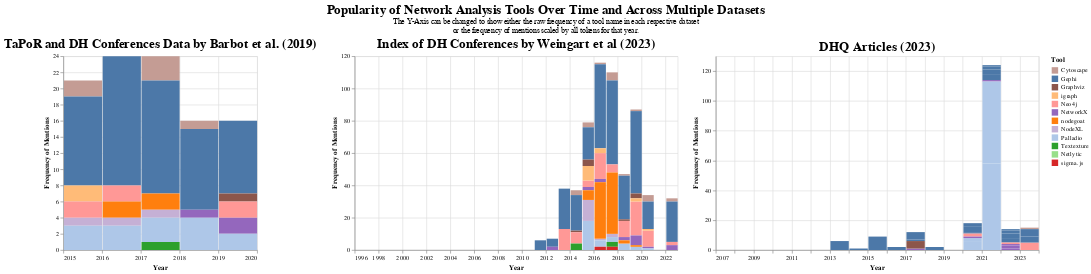

Write a Vega-Lite specification for this figure.
### Vega-Lite specification from a JSON file in a GitHub repository (floating-point values rounded to 4 significant figures; data arrays with more than 128 entries replaced by an {"elided": "..."} marker saying what was removed)
{"config": {"view": {"continuousWidth": 300, "continuousHeight": 300}, "axis": {"labelFont": "Garamond", "titleFont": "Garamond"}, "legend": {"labelFont": "Garamond", "titleFont": "Garamond"}, "title": {"anchor": "middle", "font": "Garamond", "fontSize": 20}}, "hconcat": [{"data": {"name": "data-029a10372f3f93d583f66428a45b5f0a"}, "mark": {"type": "bar"}, "encoding": {"color": {"field": "tools", "legend": {"title": "Tool"}, "scale": {"domain": ["Cytoscape", "Gephi", "Graphviz", "igraph", "Neo4j", "NetworkX", "nodegoat", "NodeXL", "Palladio", "Textexture", "Netlytic", "sigma.js"], "range": ["#c49c94", "#4c78a8", "#8c564b", "#ffbb78", "#ff9896", "#9467bd", "#ff7f0e", "#c5b0d5", "#aec7e8", "#2ca02c", "#98df8a", "#d62728"]}, "type": "nominal"}, "opacity": {"condition": {"param": "param_19", "value": 1}, "value": 0.2}, "tooltip": [{"field": "tools", "title": "Tool", "type": "nominal"}, {"field": "Raw Frequency of Mentions", "type": "quantitative"}, {"field": "date", "format": "%Y", "title": "Date", "type": "temporal"}, {"field": "Frequency of Mentions Scaled by Total Tokens", "format": ".2f", "title": "Frequency of Mentions Scaled by Total Tokens (Percentage)", "type": "quantitative"}, {"field": "total_tokens", "title": "Total Tokens", "type": "quantitative"}], "x": {"axis": {"title": "Year"}, "field": "date", "timeUnit": "year", "type": "temporal"}, "y": {"axis": {"title": "Frequency of Mentions"}, "field": "y", "type": "quantitative"}}, "name": "view_19", "title": "TaPoR and DH Conferences Data by Barbot et al. (2019)", "transform": [{"calculate": "datum[param_18]", "as": "y"}], "width": 300}, {"data": {"name": "data-31a97f99bffec104207bfc7185f222e3"}, "mark": {"type": "bar"}, "encoding": {"color": {"field": "tools", "legend": {"title": "Tool"}, "scale": {"domain": ["Cytoscape", "Gephi", "Graphviz", "igraph", "Neo4j", "NetworkX", "nodegoat", "NodeXL", "Palladio", "Textexture", "Netlytic", "sigma.js"], "range": ["#c49c94", "#4c78a8", "#8c564b", "#ffbb78", "#ff9896", "#9467bd", "#ff7f0e", "#c5b0d5", "#aec7e8", "#2ca02c", "#98df8a", "#d62728"]}, "type": "nominal"}, "opacity": {"condition": {"param": "param_19", "value": 1}, "value": 0.2}, "tooltip": [{"field": "tools", "title": "Tool", "type": "nominal"}, {"field": "Raw Frequency of Mentions", "type": "quantitative"}, {"field": "date", "format": "%Y", "title": "Date", "type": "temporal"}, {"field": "Frequency of Mentions Scaled by Total Tokens", "format": ".2f", "title": "Frequency of Mentions Scaled by Total Tokens (Percentage)", "type": "quantitative"}, {"field": "total_tokens", "title": "Total Tokens", "type": "quantitative"}], "x": {"axis": {"title": "Year"}, "field": "date", "timeUnit": "year", "type": "temporal"}, "y": {"axis": {"title": "Frequency of Mentions"}, "field": "y", "type": "quantitative"}}, "name": "view_20", "title": "Index of DH Conferences by Weingart et al (2023)", "transform": [{"calculate": "datum[param_18]", "as": "y"}], "width": 500}, {"data": {"name": "data-3362830e769ef9fed28bd383b5643cb3"}, "mark": {"type": "bar"}, "encoding": {"color": {"field": "tools", "legend": {"title": "Tool"}, "scale": {"domain": ["Cytoscape", "Gephi", "Graphviz", "igraph", "Neo4j", "NetworkX", "nodegoat", "NodeXL", "Palladio", "Textexture", "Netlytic", "sigma.js"], "range": ["#c49c94", "#4c78a8", "#8c564b", "#ffbb78", "#ff9896", "#9467bd", "#ff7f0e", "#c5b0d5", "#aec7e8", "#2ca02c", "#98df8a", "#d62728"]}, "type": "nominal"}, "opacity": {"condition": {"param": "param_19", "value": 1}, "value": 0.2}, "tooltip": [{"field": "tools", "title": "Tool", "type": "nominal"}, {"field": "Raw Frequency of Mentions", "type": "quantitative"}, {"field": "date", "format": "%Y", "title": "Date", "type": "temporal"}, {"field": "Frequency of Mentions Scaled by Total Tokens", "format": ".2f", "title": "Frequency of Mentions Scaled by Total Tokens (Percentage)", "type": "quantitative"}, {"field": "total_tokens", "title": "Total Tokens", "type": "quantitative"}], "x": {"axis": {"title": "Year"}, "field": "date", "timeUnit": "year", "type": "temporal"}, "y": {"axis": {"title": "Frequency of Mentions"}, "field": "y", "type": "quantitative"}}, "name": "view_21", "title": "DHQ Articles (2023)", "transform": [{"calculate": "datum[param_18]", "as": "y"}], "width": 500}], "params": [{"name": "param_18", "bind": {"input": "select", "options": ["Raw Frequency of Mentions", "Frequency of Mentions Scaled by Total Tokens"], "name": "Select Counting Method on Y Axis"}, "value": "Raw Frequency of Mentions"}, {"name": "param_19", "select": {"type": "point", "fields": ["tools"]}, "bind": "legend", "views": ["view_19", "view_20", "view_21"]}], "title": {"text": "Popularity of Network Analysis Tools Over Time and Across Multiple Datasets", "subtitle": ["The Y-Axis can be changed to show either the raw frequency of a tool name in each respective dataset", "or the frequency of mentions scaled by all tokens for that year."]}, "$schema": "https://vega.github.io/schema/vega-lite/v5.15.1.json", "datasets": {"data-029a10372f3f93d583f66428a45b5f0a": [{"tools": "Cytoscape", "Raw Frequency of Mentions": 2, "date": "2015-01-01T00:00:00", "total_tokens": 233, "data_origin": "TaPoR", "title": "TaPoR and DH Conferences Data by Barbot et al. (2019)", "Frequency of Mentions Scaled by Total Tokens": 0.8584}, {"tools": "Gephi", "Raw Frequency of Mentions": 11, "date": "2015-01-01T00:00:00", "total_tokens": 233, "data_origin": "TaPoR", "title": "TaPoR and DH Conferences Data by Barbot et al. (2019)", "Frequency of Mentions Scaled by Total Tokens": 4.721}, {"tools": "Graphviz", "Raw Frequency of Mentions": 0, "date": "2015-01-01T00:00:00", "total_tokens": 233, "data_origin": "TaPoR", "title": "TaPoR and DH Conferences Data by Barbot et al. (2019)", "Frequency of Mentions Scaled by Total Tokens": 0.0}, {"tools": "igraph", "Raw Frequency of Mentions": 2, "date": "2015-01-01T00:00:00", "total_tokens": 233, "data_origin": "TaPoR", "title": "TaPoR and DH Conferences Data by Barbot et al. (2019)", "Frequency of Mentions Scaled by Total Tokens": 0.8584}, {"tools": "Neo4j", "Raw Frequency of Mentions": 2, "date": "2015-01-01T00:00:00", "total_tokens": 233, "data_origin": "TaPoR", "title": "TaPoR and DH Conferences Data by Barbot et al. (2019)", "Frequency of Mentions Scaled by Total Tokens": 0.8584}, {"tools": "NetworkX", "Raw Frequency of Mentions": 0, "date": "2015-01-01T00:00:00", "total_tokens": 233, "data_origin": "TaPoR", "title": "TaPoR and DH Conferences Data by Barbot et al. (2019)", "Frequency of Mentions Scaled by Total Tokens": 0.0}, {"tools": "nodegoat", "Raw Frequency of Mentions": 0, "date": "2015-01-01T00:00:00", "total_tokens": 233, "data_origin": "TaPoR", "title": "TaPoR and DH Conferences Data by Barbot et al. (2019)", "Frequency of Mentions Scaled by Total Tokens": 0.0}, {"tools": "NodeXL", "Raw Frequency of Mentions": 1, "date": "2015-01-01T00:00:00", "total_tokens": 233, "data_origin": "TaPoR", "title": "TaPoR and DH Conferences Data by Barbot et al. (2019)", "Frequency of Mentions Scaled by Total Tokens": 0.4292}, {"tools": "Palladio", "Raw Frequency of Mentions": 3, "date": "2015-01-01T00:00:00", "total_tokens": 233, "data_origin": "TaPoR", "title": "TaPoR and DH Conferences Data by Barbot et al. (2019)", "Frequency of Mentions Scaled by Total Tokens": 1.288}, {"tools": "Textexture", "Raw Frequency of Mentions": 0, "date": "2015-01-01T00:00:00", "total_tokens": 233, "data_origin": "TaPoR", "title": "TaPoR and DH Conferences Data by Barbot et al. (2019)", "Frequency of Mentions Scaled by Total Tokens": 0.0}, {"tools": "Cytoscape", "Raw Frequency of Mentions": 0, "date": "2016-01-01T00:00:00", "total_tokens": 360, "data_origin": "TaPoR", "title": "TaPoR and DH Conferences Data by Barbot et al. (2019)", "Frequency of Mentions Scaled by Total Tokens": 0.0}, {"tools": "Gephi", "Raw Frequency of Mentions": 16, "date": "2016-01-01T00:00:00", "total_tokens": 360, "data_origin": "TaPoR", "title": "TaPoR and DH Conferences Data by Barbot et al. (2019)", "Frequency of Mentions Scaled by Total Tokens": 4.444}, {"tools": "Graphviz", "Raw Frequency of Mentions": 0, "date": "2016-01-01T00:00:00", "total_tokens": 360, "data_origin": "TaPoR", "title": "TaPoR and DH Conferences Data by Barbot et al. (2019)", "Frequency of Mentions Scaled by Total Tokens": 0.0}, {"tools": "igraph", "Raw Frequency of Mentions": 0, "date": "2016-01-01T00:00:00", "total_tokens": 360, "data_origin": "TaPoR", "title": "TaPoR and DH Conferences Data by Barbot et al. (2019)", "Frequency of Mentions Scaled by Total Tokens": 0.0}, {"tools": "Neo4j", "Raw Frequency of Mentions": 2, "date": "2016-01-01T00:00:00", "total_tokens": 360, "data_origin": "TaPoR", "title": "TaPoR and DH Conferences Data by Barbot et al. (2019)", "Frequency of Mentions Scaled by Total Tokens": 0.5556}, {"tools": "NetworkX", "Raw Frequency of Mentions": 0, "date": "2016-01-01T00:00:00", "total_tokens": 360, "data_origin": "TaPoR", "title": "TaPoR and DH Conferences Data by Barbot et al. (2019)", "Frequency of Mentions Scaled by Total Tokens": 0.0}, {"tools": "nodegoat", "Raw Frequency of Mentions": 2, "date": "2016-01-01T00:00:00", "total_tokens": 360, "data_origin": "TaPoR", "title": "TaPoR and DH Conferences Data by Barbot et al. (2019)", "Frequency of Mentions Scaled by Total Tokens": 0.5556}, {"tools": "NodeXL", "Raw Frequency of Mentions": 1, "date": "2016-01-01T00:00:00", "total_tokens": 360, "data_origin": "TaPoR", "title": "TaPoR and DH Conferences Data by Barbot et al. (2019)", "Frequency of Mentions Scaled by Total Tokens": 0.2778}, {"tools": "Palladio", "Raw Frequency of Mentions": 3, "date": "2016-01-01T00:00:00", "total_tokens": 360, "data_origin": "TaPoR", "title": "TaPoR and DH Conferences Data by Barbot et al. (2019)", "Frequency of Mentions Scaled by Total Tokens": 0.8333}, {"tools": "Textexture", "Raw Frequency of Mentions": 0, "date": "2016-01-01T00:00:00", "total_tokens": 360, "data_origin": "TaPoR", "title": "TaPoR and DH Conferences Data by Barbot et al. (2019)", "Frequency of Mentions Scaled by Total Tokens": 0.0}, {"tools": "Cytoscape", "Raw Frequency of Mentions": 3, "date": "2017-01-01T00:00:00", "total_tokens": 367, "data_origin": "TaPoR", "title": "TaPoR and DH Conferences Data by Barbot et al. (2019)", "Frequency of Mentions Scaled by Total Tokens": 0.8174}, {"tools": "Gephi", "Raw Frequency of Mentions": 14, "date": "2017-01-01T00:00:00", "total_tokens": 367, "data_origin": "TaPoR", "title": "TaPoR and DH Conferences Data by Barbot et al. (2019)", "Frequency of Mentions Scaled by Total Tokens": 3.815}, {"tools": "Graphviz", "Raw Frequency of Mentions": 0, "date": "2017-01-01T00:00:00", "total_tokens": 367, "data_origin": "TaPoR", "title": "TaPoR and DH Conferences Data by Barbot et al. (2019)", "Frequency of Mentions Scaled by Total Tokens": 0.0}, {"tools": "igraph", "Raw Frequency of Mentions": 0, "date": "2017-01-01T00:00:00", "total_tokens": 367, "data_origin": "TaPoR", "title": "TaPoR and DH Conferences Data by Barbot et al. (2019)", "Frequency of Mentions Scaled by Total Tokens": 0.0}, {"tools": "Neo4j", "Raw Frequency of Mentions": 0, "date": "2017-01-01T00:00:00", "total_tokens": 367, "data_origin": "TaPoR", "title": "TaPoR and DH Conferences Data by Barbot et al. (2019)", "Frequency of Mentions Scaled by Total Tokens": 0.0}, {"tools": "NetworkX", "Raw Frequency of Mentions": 0, "date": "2017-01-01T00:00:00", "total_tokens": 367, "data_origin": "TaPoR", "title": "TaPoR and DH Conferences Data by Barbot et al. (2019)", "Frequency of Mentions Scaled by Total Tokens": 0.0}, {"tools": "nodegoat", "Raw Frequency of Mentions": 2, "date": "2017-01-01T00:00:00", "total_tokens": 367, "data_origin": "TaPoR", "title": "TaPoR and DH Conferences Data by Barbot et al. (2019)", "Frequency of Mentions Scaled by Total Tokens": 0.545}, {"tools": "NodeXL", "Raw Frequency of Mentions": 1, "date": "2017-01-01T00:00:00", "total_tokens": 367, "data_origin": "TaPoR", "title": "TaPoR and DH Conferences Data by Barbot et al. (2019)", "Frequency of Mentions Scaled by Total Tokens": 0.2725}, {"tools": "Palladio", "Raw Frequency of Mentions": 3, "date": "2017-01-01T00:00:00", "total_tokens": 367, "data_origin": "TaPoR", "title": "TaPoR and DH Conferences Data by Barbot et al. (2019)", "Frequency of Mentions Scaled by Total Tokens": 0.8174}, {"tools": "Textexture", "Raw Frequency of Mentions": 1, "date": "2017-01-01T00:00:00", "total_tokens": 367, "data_origin": "TaPoR", "title": "TaPoR and DH Conferences Data by Barbot et al. (2019)", "Frequency of Mentions Scaled by Total Tokens": 0.2725}, {"tools": "Cytoscape", "Raw Frequency of Mentions": 1, "date": "2018-01-01T00:00:00", "total_tokens": 233, "data_origin": "TaPoR", "title": "TaPoR and DH Conferences Data by Barbot et al. (2019)", "Frequency of Mentions Scaled by Total Tokens": 0.4292}, {"tools": "Gephi", "Raw Frequency of Mentions": 10, "date": "2018-01-01T00:00:00", "total_tokens": 233, "data_origin": "TaPoR", "title": "TaPoR and DH Conferences Data by Barbot et al. (2019)", "Frequency of Mentions Scaled by Total Tokens": 4.292}, {"tools": "Graphviz", "Raw Frequency of Mentions": 0, "date": "2018-01-01T00:00:00", "total_tokens": 233, "data_origin": "TaPoR", "title": "TaPoR and DH Conferences Data by Barbot et al. (2019)", "Frequency of Mentions Scaled by Total Tokens": 0.0}, {"tools": "igraph", "Raw Frequency of Mentions": 0, "date": "2018-01-01T00:00:00", "total_tokens": 233, "data_origin": "TaPoR", "title": "TaPoR and DH Conferences Data by Barbot et al. (2019)", "Frequency of Mentions Scaled by Total Tokens": 0.0}, {"tools": "Neo4j", "Raw Frequency of Mentions": 0, "date": "2018-01-01T00:00:00", "total_tokens": 233, "data_origin": "TaPoR", "title": "TaPoR and DH Conferences Data by Barbot et al. (2019)", "Frequency of Mentions Scaled by Total Tokens": 0.0}, {"tools": "NetworkX", "Raw Frequency of Mentions": 1, "date": "2018-01-01T00:00:00", "total_tokens": 233, "data_origin": "TaPoR", "title": "TaPoR and DH Conferences Data by Barbot et al. (2019)", "Frequency of Mentions Scaled by Total Tokens": 0.4292}, {"tools": "nodegoat", "Raw Frequency of Mentions": 0, "date": "2018-01-01T00:00:00", "total_tokens": 233, "data_origin": "TaPoR", "title": "TaPoR and DH Conferences Data by Barbot et al. (2019)", "Frequency of Mentions Scaled by Total Tokens": 0.0}, {"tools": "NodeXL", "Raw Frequency of Mentions": 0, "date": "2018-01-01T00:00:00", "total_tokens": 233, "data_origin": "TaPoR", "title": "TaPoR and DH Conferences Data by Barbot et al. (2019)", "Frequency of Mentions Scaled by Total Tokens": 0.0}, {"tools": "Palladio", "Raw Frequency of Mentions": 4, "date": "2018-01-01T00:00:00", "total_tokens": 233, "data_origin": "TaPoR", "title": "TaPoR and DH Conferences Data by Barbot et al. (2019)", "Frequency of Mentions Scaled by Total Tokens": 1.717}, {"tools": "Textexture", "Raw Frequency of Mentions": 0, "date": "2018-01-01T00:00:00", "total_tokens": 233, "data_origin": "TaPoR", "title": "TaPoR and DH Conferences Data by Barbot et al. (2019)", "Frequency of Mentions Scaled by Total Tokens": 0.0}, {"tools": "Cytoscape", "Raw Frequency of Mentions": 0, "date": "2019-01-01T00:00:00", "total_tokens": 305, "data_origin": "TaPoR", "title": "TaPoR and DH Conferences Data by Barbot et al. (2019)", "Frequency of Mentions Scaled by Total Tokens": 0.0}, {"tools": "Gephi", "Raw Frequency of Mentions": 9, "date": "2019-01-01T00:00:00", "total_tokens": 305, "data_origin": "TaPoR", "title": "TaPoR and DH Conferences Data by Barbot et al. (2019)", "Frequency of Mentions Scaled by Total Tokens": 2.951}, {"tools": "Graphviz", "Raw Frequency of Mentions": 1, "date": "2019-01-01T00:00:00", "total_tokens": 305, "data_origin": "TaPoR", "title": "TaPoR and DH Conferences Data by Barbot et al. (2019)", "Frequency of Mentions Scaled by Total Tokens": 0.3279}, {"tools": "igraph", "Raw Frequency of Mentions": 0, "date": "2019-01-01T00:00:00", "total_tokens": 305, "data_origin": "TaPoR", "title": "TaPoR and DH Conferences Data by Barbot et al. (2019)", "Frequency of Mentions Scaled by Total Tokens": 0.0}, {"tools": "Neo4j", "Raw Frequency of Mentions": 2, "date": "2019-01-01T00:00:00", "total_tokens": 305, "data_origin": "TaPoR", "title": "TaPoR and DH Conferences Data by Barbot et al. (2019)", "Frequency of Mentions Scaled by Total Tokens": 0.6557}, {"tools": "NetworkX", "Raw Frequency of Mentions": 2, "date": "2019-01-01T00:00:00", "total_tokens": 305, "data_origin": "TaPoR", "title": "TaPoR and DH Conferences Data by Barbot et al. (2019)", "Frequency of Mentions Scaled by Total Tokens": 0.6557}, {"tools": "nodegoat", "Raw Frequency of Mentions": 0, "date": "2019-01-01T00:00:00", "total_tokens": 305, "data_origin": "TaPoR", "title": "TaPoR and DH Conferences Data by Barbot et al. (2019)", "Frequency of Mentions Scaled by Total Tokens": 0.0}, {"tools": "NodeXL", "Raw Frequency of Mentions": 0, "date": "2019-01-01T00:00:00", "total_tokens": 305, "data_origin": "TaPoR", "title": "TaPoR and DH Conferences Data by Barbot et al. (2019)", "Frequency of Mentions Scaled by Total Tokens": 0.0}, {"tools": "Palladio", "Raw Frequency of Mentions": 2, "date": "2019-01-01T00:00:00", "total_tokens": 305, "data_origin": "TaPoR", "title": "TaPoR and DH Conferences Data by Barbot et al. (2019)", "Frequency of Mentions Scaled by Total Tokens": 0.6557}, {"tools": "Textexture", "Raw Frequency of Mentions": 0, "date": "2019-01-01T00:00:00", "total_tokens": 305, "data_origin": "TaPoR", "title": "TaPoR and DH Conferences Data by Barbot et al. (2019)", "Frequency of Mentions Scaled by Total Tokens": 0.0}], "data-31a97f99bffec104207bfc7185f222e3": {"elided": "312 records"}, "data-3362830e769ef9fed28bd383b5643cb3": {"elided": "2244 records"}}}
